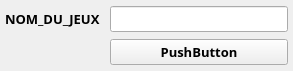
     <widget class="QWidget" name="scrollAreaWidgetContents_10">
      <property name="geometry">
       <rect>
        <x>0</x>
        <y>0</y>
        <width>293</width>
        <height>71</height>
       </rect>
      </property>
      <layout class="QGridLayout" name="gridLayout_10">
       <property name="leftMargin">
        <number>5</number>
       </property>
       <property name="topMargin">
        <number>5</number>
       </property>
       <property name="rightMargin">
        <number>5</number>
       </property>
       <property name="bottomMargin">
        <number>5</number>
       </property>
       <property name="horizontalSpacing">
        <number>10</number>
       </property>
       <item row="3" column="4">
        <widget class="QPushButton" name="pushButton_15">
         <property name="font">
          <font>
           <family>Rockwell Extra Bold</family>
           <pointsize>10</pointsize>
           <weight>75</weight>
           <bold>true</bold>
          </font>
         </property>
         <property name="text">
          <string>PushButton</string>
         </property>
        </widget>
       </item>
       <item row="2" column="0">
        <widget class="QLabel" name="label_9">
         <property name="font">
          <font>
           <family>Rockwell Extra Bold</family>
           <pointsize>10</pointsize>
           <weight>75</weight>
           <bold>true</bold>
          </font>
         </property>
         <property name="text">
          <string>NOM_DU_JEUX</string>
         </property>
        </widget>
       </item>
       <item row="2" column="4">
        <widget class="QLineEdit" name="lineEdit_14">
         <property name="font">
          <font>
           <family>Rockwell Extra Bold</family>
           <pointsize>10</pointsize>
           <weight>75</weight>
           <bold>true</bold>
          </font>
         </property>
        </widget>
       </item>
      </layout>
     </widget>
